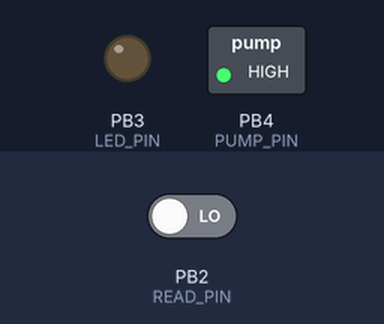
The sketch below on a simulated ATtiny85, built with avr-gcc and run on an emulated ATtiny85. Parts: switched loads named in the sketch (green lamp = pin HIGH), output pins drawn as LEDs (lit = HIGH). The inputs (shaded band) are chosen by the test bench; at power-on: PB2 (READ_PIN) LOW. Sleep ends after the set time or at an interrupt.

Above: at 0.05 s.
Timing chart, 0 to 3.0 s (numbered marks = the images above):
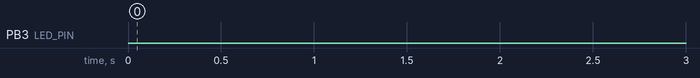

The sketch:

attinyCapSensorWithSleep.ino
```cpp
#include <avr/sleep.h>
#include <avr/power.h>
#include <avr/wdt.h>

// Data logging configuration.

#define PUMP_PIN             4
#define READ_PIN            2
#define LED_PIN             3

// Internal state used by the sketch.

volatile bool watchdogActivated = false;
void takeReading(int* a);
void waterDecision(int* value);
void blinkLed(int del, int reps);
void setup_watchdog(int ii);
void sleep();
int highReading;
int highTime;
int wdt_count = 20;


ISR(WDT_vect)
{
  watchdogActivated = true;
  wdt_count += 1;
}


// Put the Arduino to sleep.

void sleep() {
  set_sleep_mode(SLEEP_MODE_PWR_DOWN);

  // Turn off the ADC while asleep.
  power_adc_disable();

  // Enable sleep and enter sleep mode.
  sleep_mode();
  sleep_disable();
  power_all_enable();
}


void setup(void) {
  pinMode(PUMP_PIN, OUTPUT);
  digitalWrite(PUMP_PIN, HIGH);
  pinMode(READ_PIN, INPUT);
  pinMode(LED_PIN, OUTPUT);

  // Setup the watchdog timer to run an interrupt which
  // wakes the Arduino from sleep every 8 seconds.
  // Note that the default behavior of resetting the Arduino
  // with the watchdog will be disabled.

  // This next section of code is timing critical, so interrupts are disabled.
  // See more details of how to change the watchdog in the ATmega328P datasheet
  // around page 50, Watchdog Timer.

  noInterrupts();

  // Set the watchdog reset bit in the MCU status register to 0. Tilde is the NOT operator. In all equations, the code (e.g. WDRF) represents it's bitwise position). So in this example, it shifts the number 1 three times, because WDRF is bit 3.
  // MCUSR = MCUSR & ~(1<<WDRF)
  // MCUSR = 00001000 & ~(0000000)
  // MCUSR = 00001000 & 11111111
  // MCUSR = 00001000
/*
  MCUSR &= ~(1<<WDRF);

  // Set WDCE and WDE bits in the watchdog control register. "|=" is compound operator. (a |= (1<<b)) == (a = a | (1<<b))
  // WDTCR == 0      0    0     0     X    0     0     0 (where x is either 1 or 0 depending on WDCE)
  //         WDIF  WDIE  WDP3  WDCE  WDE  WDP2  WDP1  WDP0
  // The following equation changes WDCE and WDE to be 1 and then assigns the new value of the entire register to WDTCR:
  // WDTCR = 00000000 | 00010000 | 00001000 = 00011000 Which means watchdog timer is running and action on time-out is 'interrupt'

  WDTCR |= (1<<WDCE) | (1<<WDE);

  // Set watchdog clock prescaler bits to a value of 8 seconds.
  // WDTCR == 00011000 at this point
  // WDTCR =  00000001 | 00100000 = 00100001

  WDTCR = (1<<WDP0) | (1<<WDP3);

  // Enable watchdog as interrupt only (no reset).
  // WDTCR = WDTCR | (1<<WDIE)
  // WDTCR = 00110001 | 01110001 = 01110001

  WDTCR |= (1<<WDIE);
*/
  // Enable interrupts again.

  setup_watchdog(9);
  interrupts();
}


void loop(void) {
  // Don't do anything unless the watchdog timer interrupt has fired.
  if (wdt_count >= 20)
  {
    takeReading( &highReading );
    waterDecision( &highReading );
    watchdogActivated = false;
    wdt_count = 0;
  }
  // Go to sleep!
  sleep();
}


void takeReading(int* a) {

highTime = 0;
for(int i=0;i<10;i++) {
  highTime += pulseIn(READ_PIN, HIGH);
  }

*a = highTime/10;
}


void waterDecision(int* value) {
 if (*value == 0) {
  blinkLed(150, 9);
 }
 else if (*value < 150) {
   digitalWrite(PUMP_PIN,LOW);
   delay(10000);
   digitalWrite(PUMP_PIN,HIGH);
   blinkLed(500, 3);
   delay(1000);
 }
 else if (*value >= 150) {
  //digitalWrite(PUMP_PIN,HIGH);
  blinkLed(2000, 1);
 }
}


void blinkLed(int del, int reps) {
  for (int i=0; i <= reps; i++) {
    digitalWrite(LED_PIN, HIGH);
    delay(del);
    digitalWrite(LED_PIN, LOW);
    delay(del);
  }
}


// 0=16ms, 1=32ms,2=64ms,3=128ms,4=250ms,5=500ms
// 6=1 sec,7=2 sec, 8=4 sec, 9= 8sec

void setup_watchdog(int ii) {

  byte bb;
  int ww;
  if (ii > 9 ) ii=9;
  bb=ii & 7;
  if (ii > 7) bb|= (1<<5);
  bb|= (1<<WDCE);
  ww=bb;

  MCUSR &= ~(1<<WDRF);

  // start timed sequence
  WDTCR |= (1<<WDCE) | (1<<WDE);

  // set new watchdog timeout value
  WDTCR = bb;

  WDTCR |= _BV(WDIE);
}
```

Measured:
- by itself, PB3 (LED_PIN): LOW → HIGH at 10.0 s, → LOW 0.15 s later, → HIGH 0.15 s later, → LOW 0.15 s later, … (20 changes in this stretch)
